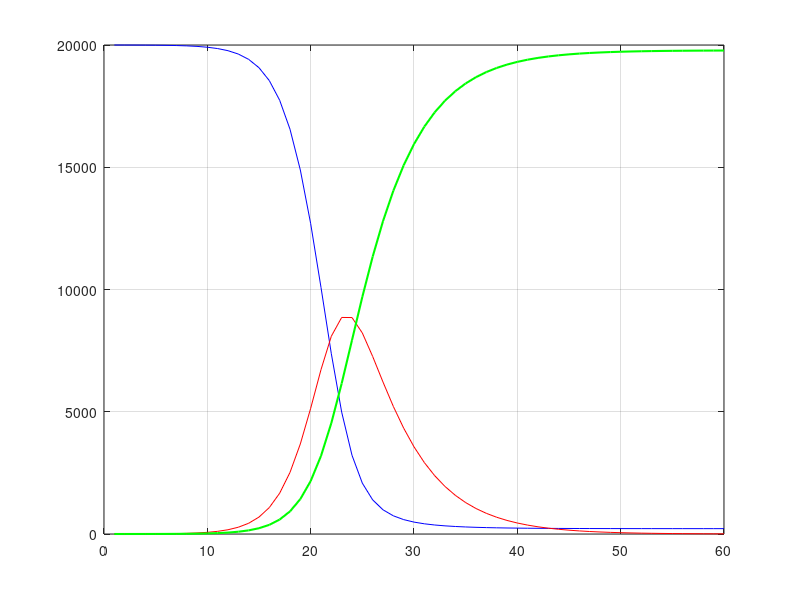

Here is the MATLAB script that generated this plot:
%SIR Model
clc
clear

N = 20000;
D = 5;
R0 = 4;
gama = 1/D;
beta = R0 * gama;

S = zeros(1, 60);
I = zeros(1, 60);
R = zeros(1, 60);

I(1) = 1;
S(1) = N - 1;
R(1) = 0;

for t = 1:59
    S(t + 1) = S(t) - beta * S(t) * (I(t) / N);
    I(t + 1) = I(t) + beta * S(t) * (I(t) / N) - gama * I(t);
    R(t + 1) = R(t) + gama * I(t);

    fprintf('Day: %d \n', t);
    fprintf('Number of infected %2.0f \n', I(t));
    fprintf('Number of susceptible %2.0f \n', S(t));
    fprintf('Number of recovered %2.0f \n', R(t));
    fprintf('----------------------------- \n', t);
end

days = 1:t + 1;
plot(days, S, 'b', days, I, 'r', days, R, 'g', 'LineWidth', 1.5);
grid on;
